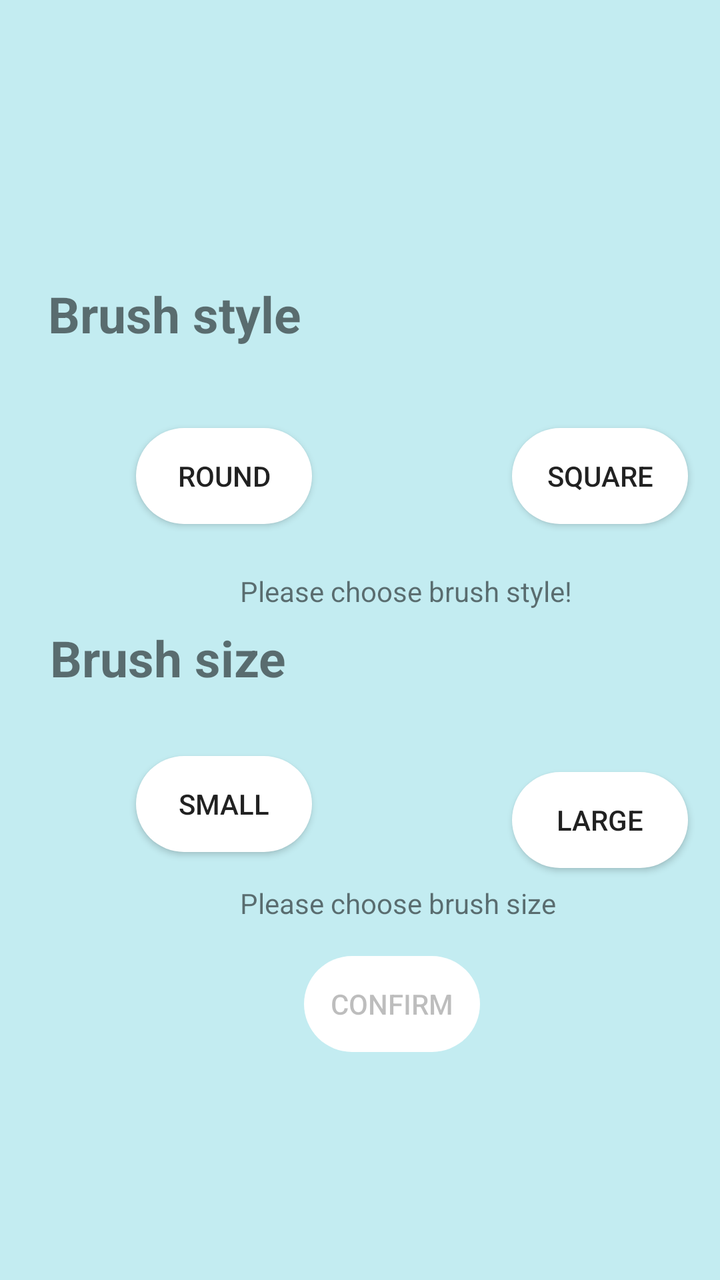
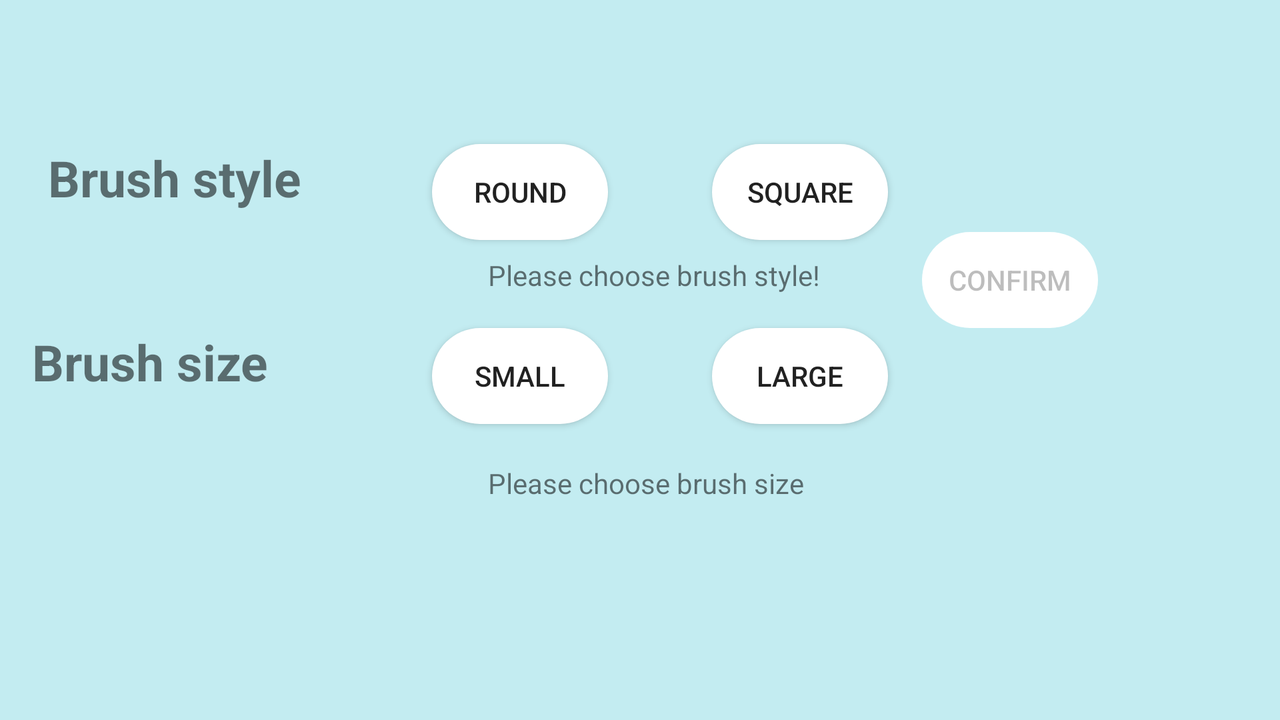

The same Android screen from two of the app's own layout files: first res/layout/ as a phone draws it, then the repository's variant for another configuration, drawn on a device whose configuration selects that folder. Both files follow.
<!-- AndroidManifest.xml: application theme Theme.Coursework11 -->
<!-- res/layout/activity_brush_choose.xml -->
<?xml version="1.0" encoding="utf-8"?>
<android.support.constraint.ConstraintLayout xmlns:android="http://schemas.android.com/apk/res/android"
    xmlns:app="http://schemas.android.com/apk/res-auto"
    xmlns:tools="http://schemas.android.com/tools"
    android:layout_width="match_parent"
    android:layout_height="match_parent"
    android:background="#C3ECF1"
    tools:context=".BrushChoose">

    <Button
        android:id="@+id/roundBut"
        android:layout_width="wrap_content"
        android:layout_height="wrap_content"
        android:layout_marginStart="68dp"
        android:layout_marginTop="40dp"
        android:background="@drawable/color_button"
        android:onClick="brushStyleButtonPress"
        android:tag="ROUND"
        android:text="@string/roundBut"
        app:layout_constraintStart_toStartOf="parent"
        app:layout_constraintTop_toBottomOf="@+id/brush_style" />

    <Button
        android:id="@+id/squareBut"
        android:layout_width="wrap_content"
        android:layout_height="wrap_content"
        android:layout_marginStart="100dp"
        android:layout_marginTop="40dp"
        android:background="@drawable/color_button"
        android:onClick="brushStyleButtonPress"
        android:tag="SQUARE"
        android:text="@string/squareBut"
        app:layout_constraintStart_toEndOf="@+id/roundBut"
        app:layout_constraintTop_toBottomOf="@+id/brush_style" />

    <Button
        android:id="@+id/smallBut"
        android:layout_width="wrap_content"
        android:layout_height="wrap_content"
        android:layout_marginStart="68dp"
        android:layout_marginTop="32dp"
        android:background="@drawable/color_button"
        android:onClick="brushStyleButtonPress"
        android:tag="SMALL"
        android:text="@string/smallBut"
        app:layout_constraintStart_toStartOf="parent"
        app:layout_constraintTop_toBottomOf="@+id/brush_size" />

    <Button
        android:id="@+id/largeBut"
        android:layout_width="88dp"
        android:layout_height="48dp"
        android:layout_marginStart="100dp"
        android:layout_marginTop="40dp"
        android:background="@drawable/color_button"
        android:onClick="brushStyleButtonPress"
        android:tag="LARGE"
        android:text="@string/largeBut"
        app:layout_constraintStart_toEndOf="@+id/smallBut"
        app:layout_constraintTop_toBottomOf="@+id/brush_size" />

    <TextView
        android:id="@+id/brush_style"
        android:layout_width="256dp"
        android:layout_height="34dp"
        android:layout_marginStart="24dp"
        android:layout_marginTop="140dp"
        android:text="@string/brush_style"
        android:textSize="25sp"
        android:textStyle="bold"
        app:layout_constraintStart_toStartOf="parent"
        app:layout_constraintTop_toTopOf="parent" />

    <TextView
        android:id="@+id/brush_size"
        android:layout_width="256dp"
        android:layout_height="34dp"
        android:layout_marginStart="25dp"
        android:layout_marginTop="50dp"
        android:text="@string/brush_size"
        android:textSize="25sp"
        android:textStyle="bold"
        app:layout_constraintStart_toStartOf="parent"
        app:layout_constraintTop_toBottomOf="@+id/roundBut" />

    <Button
        android:id="@+id/confirmBut"
        android:layout_width="wrap_content"
        android:layout_height="wrap_content"
        android:layout_marginStart="152dp"
        android:layout_marginTop="52dp"
        android:background="@drawable/color_button"
        android:text="@string/confirmButton"
        android:enabled="false"
        app:layout_constraintStart_toStartOf="parent"
        app:layout_constraintTop_toBottomOf="@+id/smallBut" />

    <TextView
        android:id="@+id/brushStyleWarn"
        android:layout_width="wrap_content"
        android:layout_height="wrap_content"
        android:layout_marginStart="120dp"
        android:layout_marginTop="24dp"
        android:text="@string/please_choose_brush_style"
        android:visibility="visible"
        app:layout_constraintStart_toStartOf="parent"
        app:layout_constraintTop_toBottomOf="@+id/roundBut" />

    <TextView
        android:id="@+id/brushSizeWarn"
        android:layout_width="wrap_content"
        android:layout_height="wrap_content"
        android:layout_marginStart="120dp"
        android:layout_marginTop="16dp"
        android:text="@string/please_choose_brush_size"
        android:visibility="visible"
        app:layout_constraintStart_toStartOf="parent"
        app:layout_constraintTop_toBottomOf="@+id/smallBut" />
</android.support.constraint.ConstraintLayout>
<!-- resources referenced by this layout -->
<resources>
  <!-- drawable color_button (drawable) -->
  <?xml version="1.0" encoding="utf-8"?>
  <shape xmlns:android="http://schemas.android.com/apk/res/android">
      <corners
          android:topLeftRadius="1000dp"
          android:topRightRadius="1000dp"
          android:bottomLeftRadius="1000dp"
          android:bottomRightRadius="1000dp"/>
      <solid android:color="@color/white"/>
  </shape>
  <string name="brush_size">Brush size</string>
  <string name="brush_style">Brush style</string>
  <string name="confirmButton">Confirm</string>
  <string name="largeBut">Large</string>
  <string name="please_choose_brush_size">Please choose brush size</string>
  <string name="please_choose_brush_style">Please choose brush style!</string>
  <string name="roundBut">Round</string>
  <string name="smallBut">Small</string>
  <string name="squareBut">Square</string>
  <style name="Theme.Coursework11" parent="Theme.AppCompat.Light.DarkActionBar">
          
          <item name="colorPrimary">@color/purple_500</item>
          <item name="colorPrimaryDark">@color/purple_700</item>
          <item name="colorAccent">@color/teal_200</item>
          
      </style>
</resources>
<!-- res/layout-land/activity_brush_choose.xml (the repository's variant of the layout above) -->
<!-- drawn on the phone turned sideways -->
<?xml version="1.0" encoding="utf-8"?>
<android.support.constraint.ConstraintLayout xmlns:android="http://schemas.android.com/apk/res/android"
    xmlns:app="http://schemas.android.com/apk/res-auto"
    xmlns:tools="http://schemas.android.com/tools"
    android:layout_width="match_parent"
    android:layout_height="match_parent"
    android:background="#C3ECF1"
    tools:context=".BrushChoose">

    <Button
        android:id="@+id/roundBut"
        android:layout_width="wrap_content"
        android:layout_height="wrap_content"
        android:layout_marginStart="216dp"
        android:layout_marginTop="72dp"
        android:background="@drawable/color_button"
        android:onClick="brushStyleButtonPress"
        android:tag="ROUND"
        android:text="@string/roundBut"
        app:layout_constraintStart_toStartOf="parent"
        app:layout_constraintTop_toTopOf="parent" />

    <Button
        android:id="@+id/squareBut"
        android:layout_width="wrap_content"
        android:layout_height="wrap_content"
        android:layout_marginStart="52dp"
        android:layout_marginTop="72dp"
        android:background="@drawable/color_button"
        android:onClick="brushStyleButtonPress"
        android:tag="SQUARE"
        android:text="@string/squareBut"
        app:layout_constraintStart_toEndOf="@+id/roundBut"
        app:layout_constraintTop_toTopOf="parent" />

    <Button
        android:id="@+id/smallBut"
        android:layout_width="wrap_content"
        android:layout_height="wrap_content"
        android:layout_marginStart="216dp"
        android:layout_marginTop="44dp"
        android:background="@drawable/color_button"
        android:onClick="brushStyleButtonPress"
        android:tag="SMALL"
        android:text="@string/smallBut"
        app:layout_constraintStart_toStartOf="parent"
        app:layout_constraintTop_toBottomOf="@+id/roundBut" />

    <Button
        android:id="@+id/largeBut"
        android:layout_width="88dp"
        android:layout_height="48dp"
        android:layout_marginStart="52dp"
        android:layout_marginTop="44dp"
        android:background="@drawable/color_button"
        android:onClick="brushStyleButtonPress"
        android:tag="LARGE"
        android:text="@string/largeBut"
        app:layout_constraintStart_toEndOf="@+id/smallBut"
        app:layout_constraintTop_toBottomOf="@+id/squareBut" />

    <TextView
        android:id="@+id/brush_style"
        android:layout_width="150dp"
        android:layout_height="34dp"
        android:layout_marginStart="24dp"
        android:layout_marginTop="72dp"
        android:text="@string/brush_style"
        android:textSize="25sp"
        android:textStyle="bold"
        app:layout_constraintStart_toStartOf="parent"
        app:layout_constraintTop_toTopOf="parent" />

    <TextView
        android:id="@+id/brush_size"
        android:layout_width="149dp"
        android:layout_height="33dp"
        android:layout_marginStart="16dp"
        android:layout_marginTop="44dp"
        android:text="@string/brush_size"
        android:textSize="25sp"
        android:textStyle="bold"
        app:layout_constraintStart_toStartOf="parent"
        app:layout_constraintTop_toBottomOf="@+id/roundBut" />

    <Button
        android:id="@+id/confirmBut"
        android:layout_width="wrap_content"
        android:layout_height="wrap_content"
        android:layout_marginStart="17dp"
        android:layout_marginTop="116dp"
        android:background="@drawable/color_button"
        android:text="@string/confirmButton"
        android:enabled="false"
        app:layout_constraintStart_toEndOf="@+id/squareBut"
        app:layout_constraintTop_toTopOf="parent" />

    <TextView
        android:id="@+id/brushStyleWarn"
        android:layout_width="wrap_content"
        android:layout_height="wrap_content"
        android:layout_marginStart="244dp"
        android:layout_marginTop="8dp"
        android:text="@string/please_choose_brush_style"
        android:visibility="visible"
        app:layout_constraintStart_toStartOf="parent"
        app:layout_constraintTop_toBottomOf="@+id/roundBut" />

    <TextView
        android:id="@+id/brushSizeWarn"
        android:layout_width="wrap_content"
        android:layout_height="wrap_content"
        android:layout_marginStart="244dp"
        android:layout_marginTop="20dp"
        android:text="@string/please_choose_brush_size"
        android:visibility="visible"
        app:layout_constraintStart_toStartOf="parent"
        app:layout_constraintTop_toBottomOf="@+id/smallBut" />
</android.support.constraint.ConstraintLayout>
